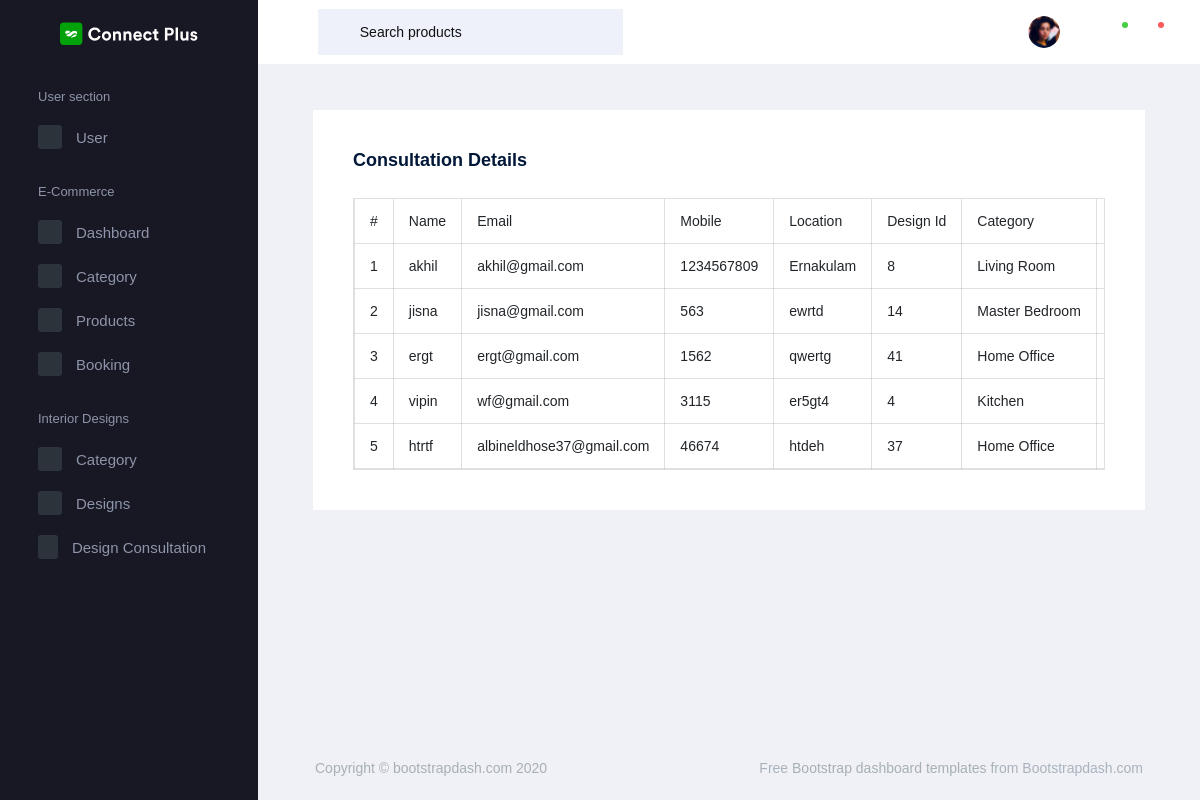
The page /AdminApp/display_consultation/ on the database as committed earlier.
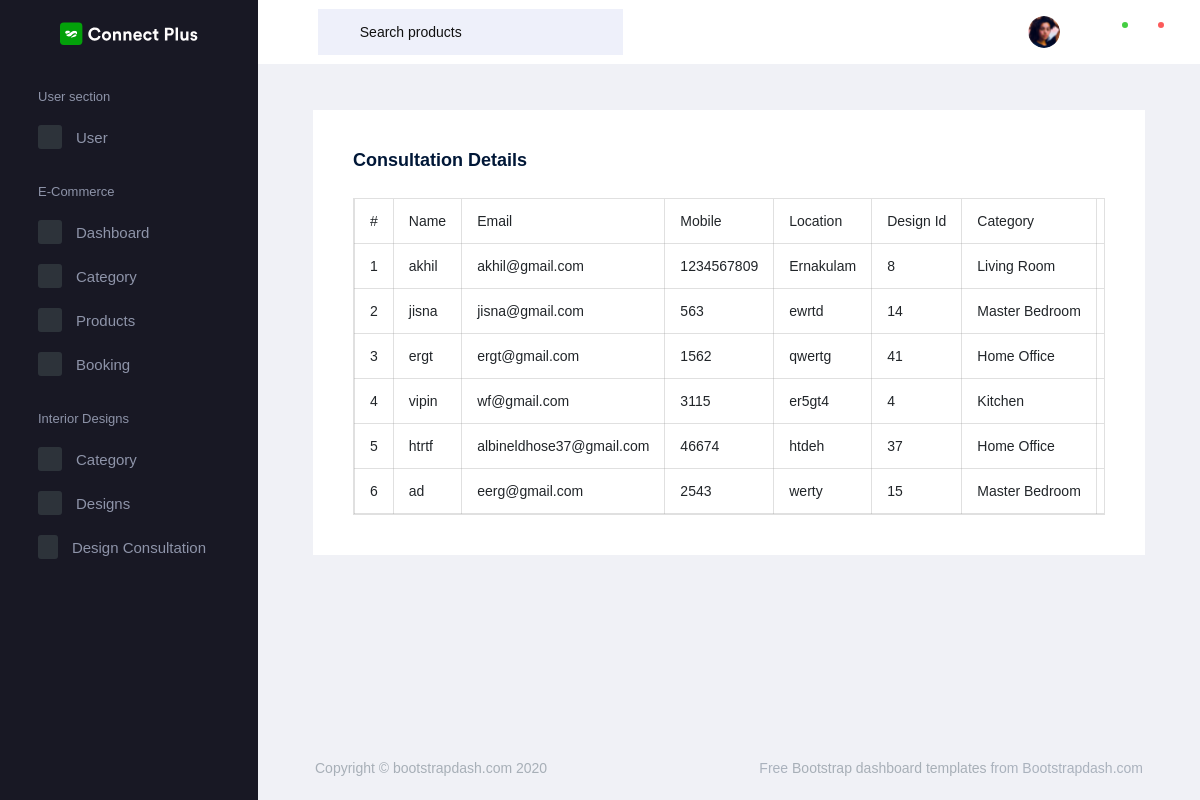
The same page on the database as committed later.
### DesignApp/models.py (models this page shows, shortened)
class ConsultDb(models.Model):
    name = models.CharField(max_length=100)
    email = models.EmailField()
    mobile = models.CharField(max_length=15)
    location = models.CharField(max_length=255)
    design_id = models.IntegerField(unique=True)
    design_category = models.CharField(max_length=100)
    design_name = models.CharField(max_length=100)
    design_estimate = models.DecimalField(max_digits=10, decimal_places=2)
    design_dimension = models.CharField(max_length=100)
    created_at = models.DateTimeField(auto_now_add=True)

### AdminApp/views.py (the view)
# urls.py: path('display_consultation/', views.display_consultation, name="display_consultation"),
def display_consultation(request):
    data = ConsultDb.objects.all()
    return render(request, "interior/display_consultation.html", {'data': data})

### AdminApp/templates/interior/display_consultation.html (shortened to what this page needs)
<!DOCTYPE html>
{% extends 'index.html' %}
{% block content %}
<html lang="en">
<head>
</head>
<body>
<div class="col-lg-12 stretch-card">
    <div class="card">
        <div class="card-body">
            <h4 class="card-title">Consultation details</h4>
            <table class="table table-bordered table-responsive">
                <thead>
                <tr>
                    <th> #</th>
                    <th> Name</th>
                    <th> Email</th>
                    <th> Mobile</th>
                    <th> Location</th>
                    <th> Design Id</th>
                    <th> Category</th>
                    <th> Design Name</th>
                </tr>
                </thead>
                <tbody>
                {% for d in data %}
                <tr>
                    <td>{{forloop.counter}}</td>
                    <td>{{d.name}}</td>
                    <td>{{d.email}}</td>
                    <td>{{d.mobile}}</td>
                    <td>{{d.location}}</td>
                    <td>{{d.design_id}}</td>
                    <td>{{d.design_category}}</td>
                    <td>{{d.design_name}}</td>
                </tr>
                {% endfor %}
                </tbody>
            </table>
        </div>
    </div>
</div>
</body>
</html>
{% endblock %}

Rows that differ between the two databases and show on the page:
added ConsultDb: name "ad", email "eerg@gmail.com", mobile "2543", location "werty", design_id "15", design_category "Master Bedroom"
